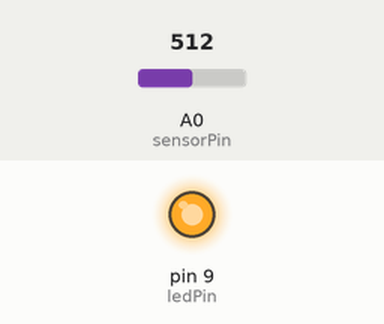
Simulated run of this sketch. Board: Arduino Uno, built with avr-gcc and run on an emulated ATmega328P. Parts: output pins drawn as LEDs (lit = HIGH). The test bench sets the inputs (shaded band); at power-on: A0 (sensorPin) = 512.

Above: at 4.9 s.
5.0 s: A0 (sensorPin) set to 716
At 6.0 s:
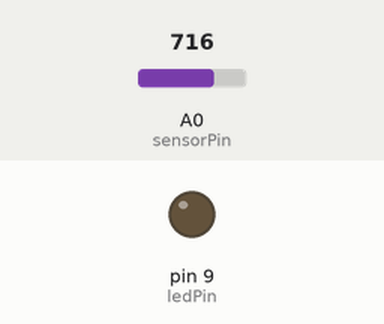
11.5 s: A0 (sensorPin) set to 511
At 12.55 s:
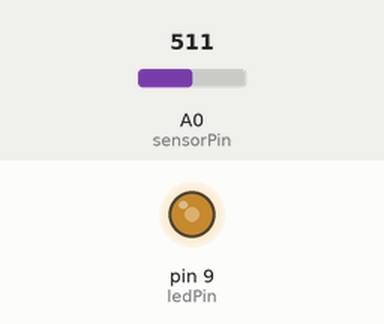
18.0 s: A0 (sensorPin) set to 0
Timing chart, 0 to 27.5 s (numbered marks = the images above; inputs shaded):
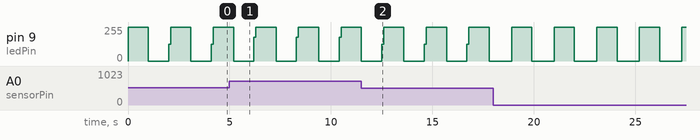

The sketch:

Ex_basico01.ino
```cpp
const int ledPin = 9;
const int sensorPin = A0;

void setup() {
  pinMode(ledPin, OUTPUT);
  pinMode(sensorPin, INPUT);
}

void loop() {
  digitalWrite(ledPin, HIGH);  // Liga o LED
  delay(1000);                  // Aguarda 1 segundo
  digitalWrite(ledPin, LOW);   // Desliga o LED
  delay(1000);                  // Aguarda 1 segundo

  int sensorValue = analogRead(sensorPin);  // Lê o valor analógico do sensor
  int pwmValue = map(sensorValue, 0, 1023, 0, 255);  // Mapeia o valor para a faixa PWM
  analogWrite(ledPin, pwmValue);  // Gera um sinal PWM no LED proporcional ao valor do sensor
  delay(100);  // Aguarda 100 milissegundos
}
```

Measured:
- by itself, pin 9 (ledPin): alternates 255/255 for 1.0 s and 0/255 for 1.1 s
